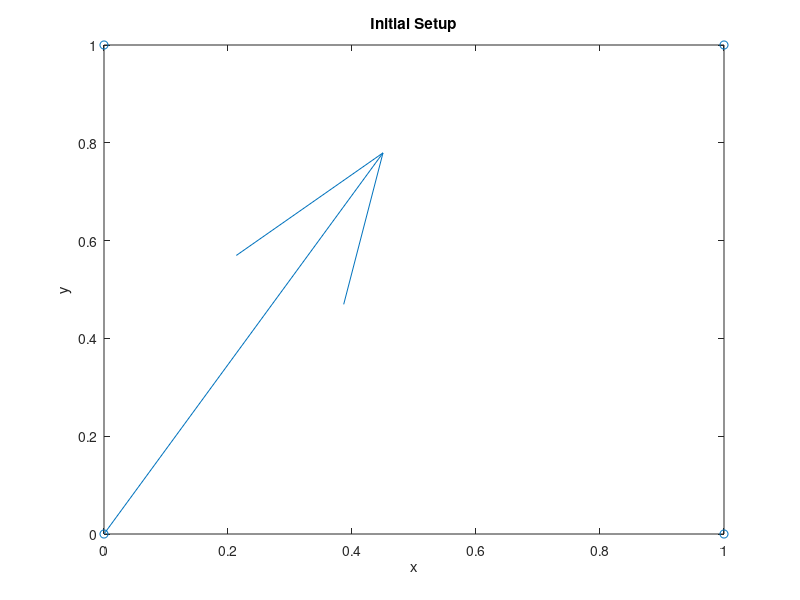

Recreate this plot in MATLAB.
%% Simple Model of Antenna Array
% The purpose of this script is to create a model of the signals that we 
% might receive from the radio location collars. We assume that, since the
% antennas are far enough away from the source, we see the incoming waves
% as plane waves. We also will only work in two dimensions, which is as if
% the waves and the antennas are on the same plane.
%
% Hopefully from this we can build a fake set of signals that allow us to
% understand how to interpret phase changes to find the direction of the
% wave propagation.

%Author: Alex Gabourie

%% EDIT
%
% This version is similar to the original file but some physical parameters
% will be changed as well as vector sizes. My goal for this is to better
% mimic the 20 ms recording times that we would expect for the actual
% incoming signal

%% Initialize Workspace
clear;
close all;
clc;

runVideo = 0;

%% Input Parameters
%Frequency
f = 2551; %[hz] - measured from FFT of signal from gonzo file

%E-field magnitude
E_o = 1; %[V/m] Not used as of now

%Vacuum permittivity 
epsilon_o = 8.8541878176e-12; %[F/m]
epsilon_rel = 1;

%permeability
mu_o = (4*pi)*10^(-7); %[H/m]
mu_rel = 1;
%recall that [F/m]*[H/m] = s^2/m^2 = 1/c

%Propagation direction (theta = 0 => dirction is from antenna 1 to 2 and 
%   increasing theta moves counter-clockwise)
theta = 2*pi*60/360; %[radians]

%% Calculations

%angular frequency based off frequency
omega = 2*pi*f;

%permitivity & permeability (same units)
eps = epsilon_o*epsilon_rel;
mu = mu_o*mu_rel;

%propagation constant
beta = omega*sqrt(mu*eps); %[m^-1]

%wavelength for intuition purposes
lambda = (2*pi)/beta;

%The four antennas will be placed in a square grid like:
%  4    3
%
%  1    2
%
% The separation constant (like lattice constant) is 
a = 1; %[m] - about what our antenna spacing is
%This constant is calculated to place the antennas an appropriate distance
%away such that we can determine which antenna was hit first

%From this the positions of the antennas can be determined
r1 = [0, 0];
r2 = [a, 0];
r3 = [a, a];
r4 = [0, a];

%For plotting
r_all = [r1;r2;r3;r4];

%Propagation direction vector
k = [1,0];
rot = [cos(theta),-sin(theta);sin(theta),cos(theta)];
k = (rot*k')';

%prop constant dotted with r as in time-harmonic exponential. We are only
% looking at a few positions, so these can be pre-calculated
bkr = beta*[dot(k,r1);
            dot(k,r2);
            dot(k,r3);
            dot(k,r4)];

%want 20ms of info collected
T = 1/f;
numTpoints = 48e3*.02; % samples/sec*seconds
t = linspace(0,.02,numTpoints); %time vector based on frequency [s]

%Electric field matrix initialized to num time steps & antennas
E = zeros(length(bkr),length(t));

for m=1:length(t)
    for n=1:length(bkr)
        E(n,m) = exp(1i*(omega*t(m)-bkr(n)));
    end
end


% numPlots = length(bkr);
% gridSize = numPlots;
% if sqrt(numPlots)==floor(sqrt(numPlots))
%     gridSize = sqrt(numPlots);
% else
%     gridSize = floor(sqrt(numPlots))+1;
% end
    
    
figure;
quiver(0,0,k(1),k(2));
hold on;
scatter(r_all(:,1), r_all(:,2));
title('Initial Setup');
xlabel('x');
ylabel('y');

% Plot works, no need for it anymore

% figure;
% for m=1:length(bkr)
%     subplot(gridSize,gridSize,m);
%     plot(t,real(E(m,:)));
%     title(['Antenna ' num2str(m)]);
%     xlabel('Time [S]');
%     ylabel('Amplitude [V/m]');
%     axis([0 t(end) -E_o E_o]);
% end

% Save real part of E-field to use in another script. This way we can
% interpret the information independent of the set of data in this script.
save('Sample_Antenna_Input2.mat', 'E', 'a', 'omega', 'r_all', 'k', 't', ...
        'beta', 'lambda');
